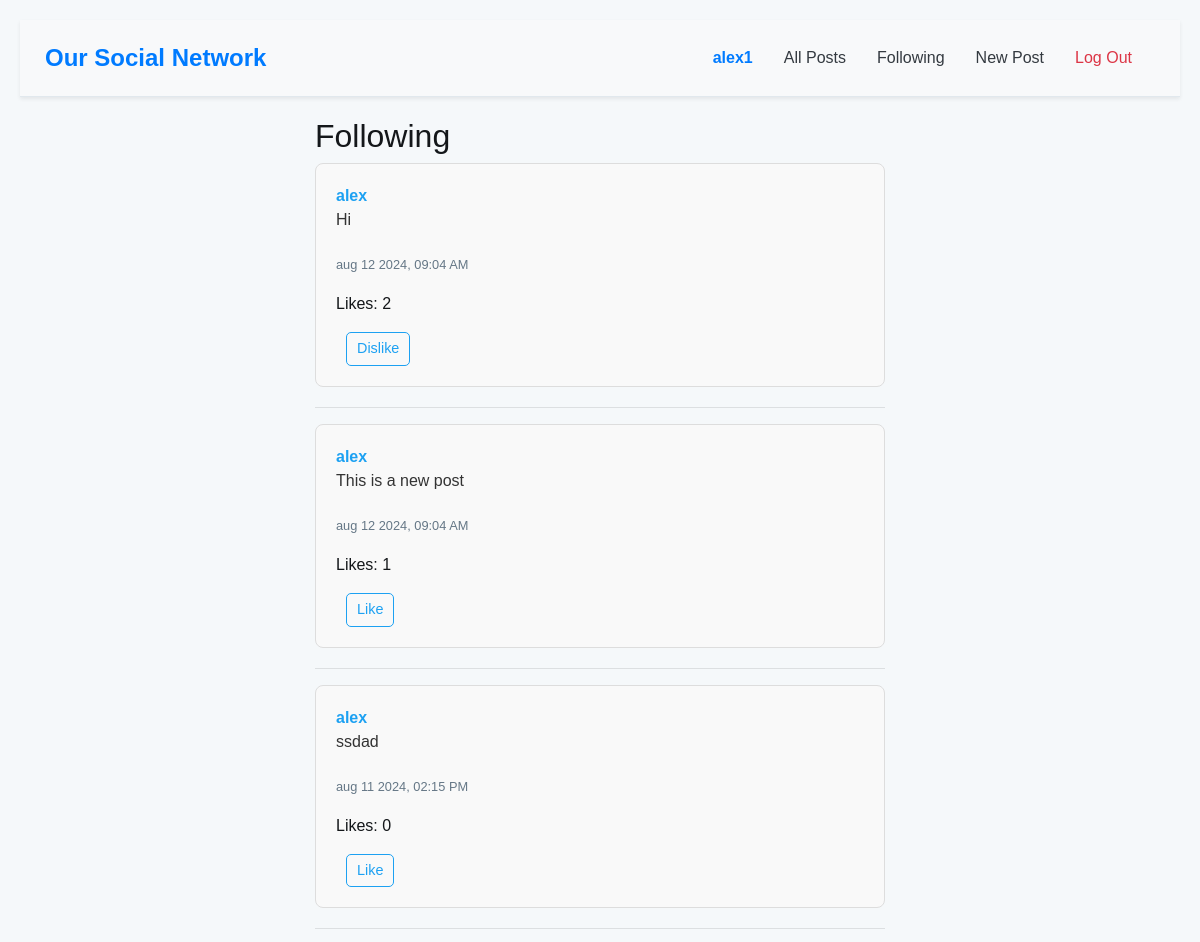
The app's page /following (signed in, upper part), older data.
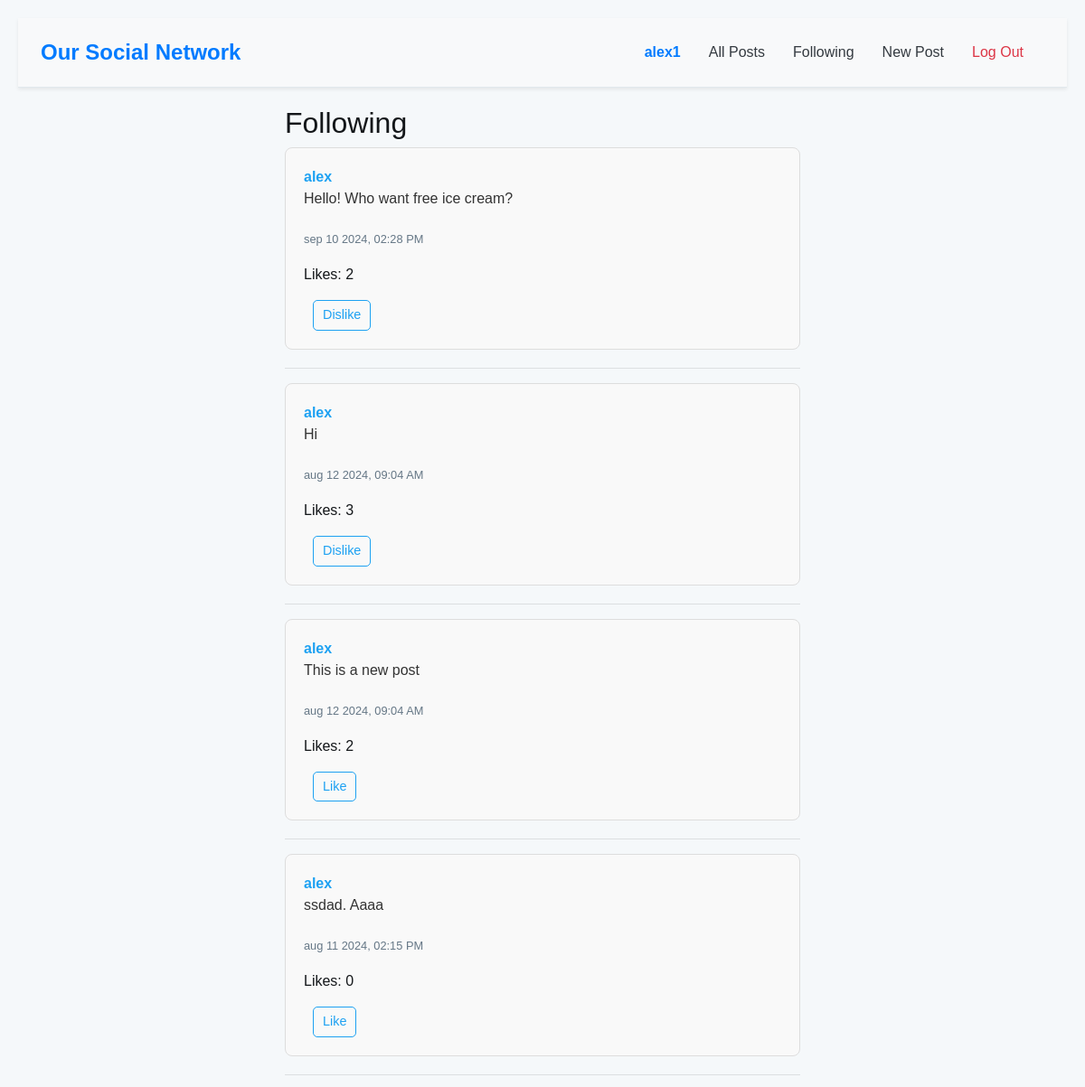
The same page, newer data.
### network/models.py (models this page shows, shortened)
class Post(models.Model):
    user = models.ForeignKey(User, on_delete=models.CASCADE, related_name="posts")
    content = models.TextField(blank=True)
    timestamp = models.DateTimeField(auto_now_add=True)
    likes = models.ManyToManyField(User, related_name="liked_posts")

class User(AbstractUser):
    followers = models.ManyToManyField("self", blank=True, symmetrical=False, related_name="following")

### network/views.py (the view)
# urls.py: path('following', views.following, name='following'),
@login_required
def following(request):
    user = request.user
    following = user.following.all()
    posts = Post.objects.filter(user__in=following).order_by('-timestamp')
    paginator = Paginator(posts, 10)
    page_number = request.GET.get('page')
    page_obj = paginator.get_page(page_number)
    return render(request, 'network/following.html', {
        'page_obj': page_obj
    })

### network/templates/network/following.html (shortened to what this page needs)
{% extends "network/layout.html" %}
{% block body %}
    <h2>Following</h2>
    {% for post in page_obj %}
        <div class="post" id="post-{{ post.id }}">
            <a href="{% url 'profile' post.user.username %}">{{ post.user }}</a>
            <p class="post-content">{{ post.content }}</p>
            <p><small>{{ post.timestamp|date:"b d Y, h:i A" }}</small></p>
            <p class="likes-count">Likes: {{ post.likes.count }}</p>
             {% if user.is_authenticated %}
                {% if request.user in post.likes.all %}
                    <button class="btn btn-sm btn-outline-primary like-btn" data-post-id="{{ post.id }}">Dislike</button>
                {% else %}
                    <button class="btn btn-sm btn-outline-primary like-btn" data-post-id="{{ post.id }}">Like</button>
                {% endif %}
            {% endif %}
        </div>
        <hr>
    {% endfor %}
{% endblock %}

Row changes from the older to the newer data that the page shows:
added Post: user "alex", content "Hello! Who want free ice cream?", timestamp "sep 10 2024, 02:28 PM", likes.count "2"
computed for Post "Hi": likes.count "2" → "3"
computed for Post "This is a new post": likes.count "1" → "2"
changed Post: content "ssdad" → "ssdad. Aaaa"
